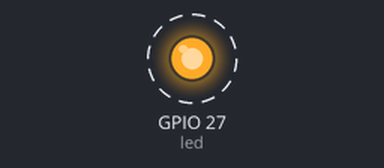
A program run on a simulated Raspberry Pi (BCM pin numbers). Parts: output pins drawn as LEDs (lit = HIGH). Dashed ring = blinking. What the program prints to the terminal is not drawn.

Above: at 0.2 s.
Timing chart, 0 to 3.0 s (numbered marks = the images above):
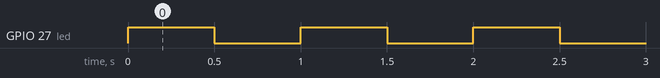

Measured:
- by itself, GPIO 27 (led): alternates HIGH for 0.50 s and LOW for 0.50 s

The program:

01_ledTest.py
```python
#動かないのであきらめる編集テスト

from gpiozero import LED
from time import sleep

# "ACT"を指定すると本体のアクセスランプが制御対象になります
# led = LED("ACT")
led = LED(27)

print("本体のランプを見ててください...")

while True:
    led.on()   # 点灯
    sleep(0.5)
    led.off()  # 消灯
    sleep(0.5)
```
